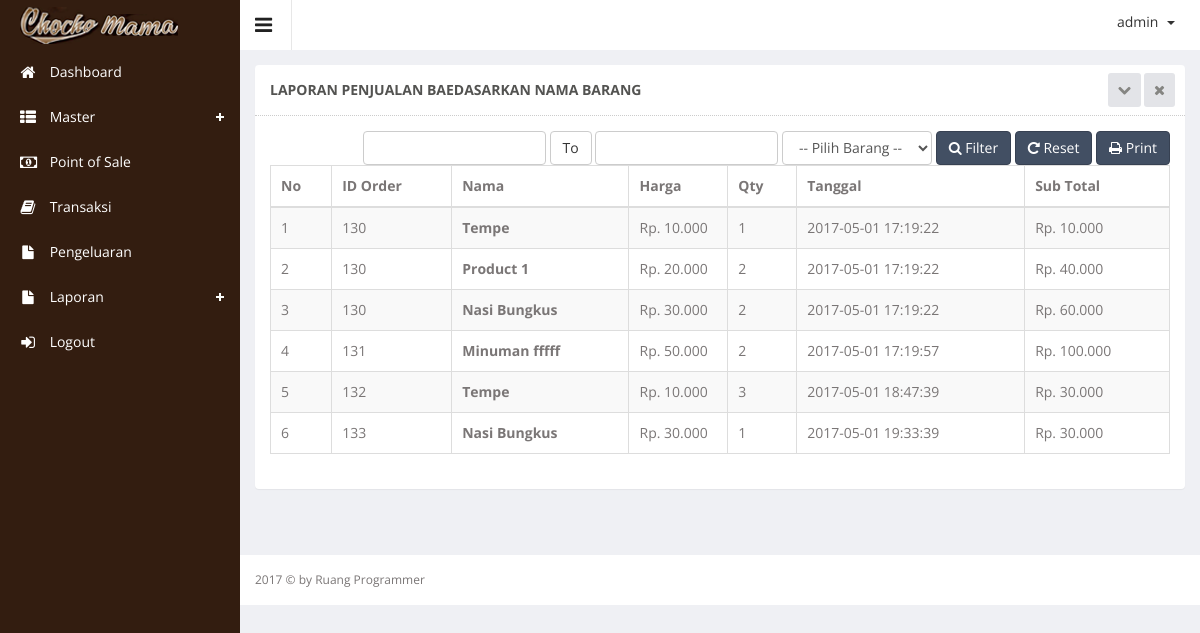
The app's page /index.php?hal=master/laporan_barang/list (signed in) with its own data.
### tables this page shows
CREATE TABLE IF NOT EXISTS `orders_detail` (
  `id_orders` int(5) NOT NULL,
  `product_id` int(5) NOT NULL,
  `jumlah` int(5) NOT NULL
);

CREATE TABLE IF NOT EXISTS `orders` (
`id_orders` int(5) NOT NULL,
  `nama_petugas` varchar(100) NOT NULL,
  `tgl_order` datetime NOT NULL,
  `jam_order` time NOT NULL
);

CREATE TABLE IF NOT EXISTS `product` (
`product_id` int(10) unsigned NOT NULL,
  `product_name` varchar(100) DEFAULT NULL,
  `product_price` int(11) DEFAULT NULL,
  `product_desc` text,
  `product_images` text,
  `product_stock` int(11) DEFAULT NULL,
  `product_date` datetime DEFAULT NULL,
  `category_id` int(11) DEFAULT NULL
);

### master/laporan_barang/list.php (the view, shortened to what this page needs)
<?php
    $sql="SELECT *
        FROM
            `product`
            INNER JOIN `orders_detail`
                ON (`product`.`product_id` = `orders_detail`.`product_id`)
            INNER JOIN `orders`
                ON (`orders`.`id_orders` = `orders_detail`.`id_orders`)
                         ";
    $resultProduct =mysql_query($sql);
?>
<div class="wrapper">
    <div class="row">
        <div class="col-sm-12">
            <section class="panel">
                <header class="panel-heading">
                    Laporan Penjualan Baedasarkan Nama Barang
                    <span class="tools pull-right">
                        <a href="javascript:;" class="fa fa-chevron-down"></a>
                        <a href="javascript:;" class="fa fa-times"></a>
                     </span>
                </header>
                <div class="panel-body">
                    <div class="adv-table editable-table ">
                        <div class="clearfix">
                <form method="post" action="http://kasir.ruangprogrammer.com/master/laporan_barang/print.php" target="_blank">
                    <div class="btn-group pull-right">
                         <button type="submit" name="print" class="btn btn-primary">
                            <i class="fa fa-print"></i>   Print
                        </button>
                    </div>
                </form>
                    <form class="form-inline pull-right" role="form" method="POST" action="index.php?hal=master/laporan_barang/list">
                            <div class="form-group custom-date-range" data-date="13/07/2013" data-date-format="mm/dd/yyyy">
                                        <input type="text" class="form-control dpd1" name="from">
                                                <button class="btn btn-default" type="button">To</button>
                                        <input type="text" class="form-control dpd2" name="to">
                            </div>
                            <div class="form-group">
                                         <select name="filterProduct" class="form-control">
                                         <option value="">-- Pilih Barang --</option>
                                        </select>
                            </div>
                            <div class="form-group">
                                <button class="btn btn-primary" type="submit" name="filter"><i class="fa fa-search"></i> Filter</button>
                            </div>
                            <div class="form-group">
                            <a href="index.php?hal=master/laporan_barang/list">
                                <button class="btn btn-primary" type="submit" name="resetFilter"><i class="fa fa-repeat"></i> Reset</button>
                            </a>
                            </div>
                    </form>
                    </div>
                            <div id="laporan_pengeluaran">
                                <table class="table table-striped table-hover table-bordered" id="editable-sample">
                                    <thead>
                                    <tr>
                                        <th>No</th>
                                        <th>ID Order</th>
                                        <th>Nama</th>
                                        <th width="11%">Harga</th>
                                        <th>Qty</th>
                                        <th>Tanggal</th>
                                        <th>Sub Total</th>
                                    </tr>
                                    </thead>
                                    <tbody>
                                    <?php
                                    $no = 1;
                                    while ($rowProduct = mysql_fetch_array($resultProduct)) {
                                     $subtotal = $rowProduct['product_price'] * $rowProduct['jumlah'];
                                        ?>
                                        <tr class="">
                                            <td><?php echo $no++; ?></td>
                                            <td><?php echo $rowProduct['id_orders']; ?></td>
                                            <td><b><?php echo $rowProduct['product_name'];?></b></td>
                                            <td>
                                                Rp. <?php echo number_format($rowProduct['product_price'], 0, ',', '.'); ?></td>
                                            <td>
                                                <?php echo $rowProduct['jumlah']; ?>
                                            </td>
                                            <td><?php echo $rowProduct['tgl_order']; ?>
                                            </td>
                                            <td>Rp. <?php echo number_format($subtotal, 0, ',', '.'); ?></td>
                                        </tr>
                                    <?php } ?>
                                    </tbody>
                                </table>
                            </div>
                        </div>
                    </div>
            </section>
        </div>
    </div>
</div>

### records on screen
orders_detail: id_orders.id_orders "130", product.product_name "Tempe", product.product_price "10.000", jumlah "1", id_orders.tgl_order "2017-05-01 17:19:22", subtotal "10.000"
orders_detail: id_orders.id_orders "130", product.product_name "Product 1", product.product_price "20.000", jumlah "2", id_orders.tgl_order "2017-05-01 17:19:22", subtotal "40.000"
orders_detail: id_orders.id_orders "130", product.product_name "Nasi Bungkus", product.product_price "30.000", jumlah "2", id_orders.tgl_order "2017-05-01 17:19:22", subtotal "60.000"
orders_detail: id_orders.id_orders "131", product.product_name "Minuman fffff", product.product_price "50.000", jumlah "2", id_orders.tgl_order "2017-05-01 17:19:57", subtotal "100.000"
orders_detail: id_orders.id_orders "132", product.product_name "Tempe", product.product_price "10.000", jumlah "3", id_orders.tgl_order "2017-05-01 18:47:39", subtotal "30.000"
orders_detail: id_orders.id_orders "133", product.product_name "Nasi Bungkus", product.product_price "30.000", jumlah "1", id_orders.tgl_order "2017-05-01 19:33:39", subtotal "30.000"

### other values on screen
$_SESSION['username'] "admin"
